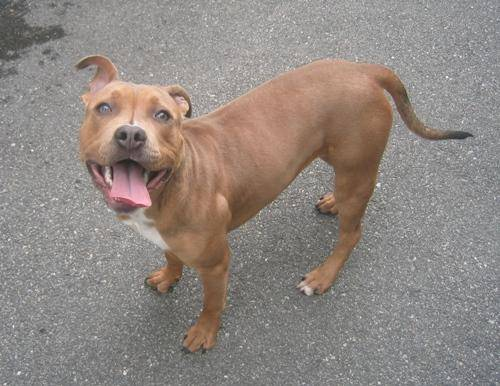
#> input picture dog.14.jpg, 500 x 386 px
$ jupyter execute Numpy_Strides.ipynb
#> lines starting #> are read from the running program, lines starting #| are printed output that depends on the picture
[cell 1]
import numpy as np
import cv2
from numpy.lib import stride_tricks
import matplotlib.pyplot as plt

[cell 2]
### here 16 stands for bits
## say "dtype= ___number", then nuber of bytes each item will take is number/8
## ie each item will occupy memory of 16/8=2 bytes.!!
## eg dtype=float64, then item will take 8-bytes of memory.!

############ NOTE BYTES WILL BE SAME IRRESPECTIVE IF ITS UINT OR INT OR FLOAT ###########

# X = np.array([[1,2,3,4,5],[11,22,33,44,55],[111,222,333,444,555]], dtype='float16')
X = np.array([[0,1,2],[3,4,5]], dtype='int16')
print("bytesize of each element ",X.itemsize)

[cell 3]
# Numpy arrays are stored in a single contiguous (continuous) block of memory.
# There are two key concepts relating to memory: dimensions and strides.
# Strides are the number of bytes you need to step in each dimension when traversing the array.
print(X.strides)

#### AS U GO FURTHER U WILL KNOW WHAT IT SIGNIFYS.!!!

[cell 4]
### now (6,2) actually tells u that :-
## u need to skip 6 bytes to acess this array [3,4,5]
## u need to skip 2 bytes to access the elements in [0,1,2]

[cell 5]
s=np.random.randint(0,12,size=(8,19),dtype = np.uint8)
print(s.strides)
# if u want to access those 19-sized vectors u need to have stride 19
# if u want to access an element in those 19-sized vector, the u have stride 1
ss=np.random.randint(0,12,size=(8,19),dtype = np.uint64)
print(ss.strides)
# if u want to access those 19-sized vectors u need to have stride 19*8(each element occupys 8 bytes)
# if u want to access an element in those 19-sized vector, the u have stride 8

#### NOTE   # The stride in the last dimension is always equal to the itemsize.

################# AS U CHANGE THE BYTE-SIZE OF AN ELEMENT, YOUR STRIDES GET MULTIPLYED BY THAT BYTE.

## eg- For s, byte was 1 since bits were 8 .... For ss, byte is 8 since bits are 64..!
## and respectively , strides got multiplyd by that BYTE since u change the BITS value.!!

[cell 6]
qw=np.random.randint(0,25,size=(4,2,5),dtype=np.int8)

## strides will be 10,5,1 here. if u have not understood how, then go back.!
## there's a simple trick to actually find the strides without going into theory,
## but its good to know the theory first and then use the trick.!!

### if u want to know that trick (OR PATTERN), just keep on increasing dimensions
## and print their strides, the pattern will be visible.!!!
print(qw.strides)

[cell 7]
big_arr=np.random.randint(0,25,size=(3,4,5,72),dtype=np.int64)
## guess the strides ehre.!
## 72*5*4, 72*5, 72, 1 if the bits are 8.
## if bits are 64, then [ 72*5*4*8, 72*5*8, 72*8, 1*8 ] will be the strides.
### VERIFYING ABOVE STATEMENT
print("Calculated",72*5*4*8,72*5*8,72*8,1*8,)
print("numpy function",big_arr.strides)

[cell 8]
### NOW COMES NUMPY.STRIDE_TRICKs. BE CAREFUL
## TRY TO UNDERTAND MOST OF THIS, BCUZ ONCE U KNOW THIS BASICS, U CAN CODE CONV,MAXPOOLING, AND WHAT NOT ?? ####

[cell 9]
### say u want ato perform a 10x10 convolution on an image without FOR loops
size=10
img=cv2.imread('dog.14.jpg',0)
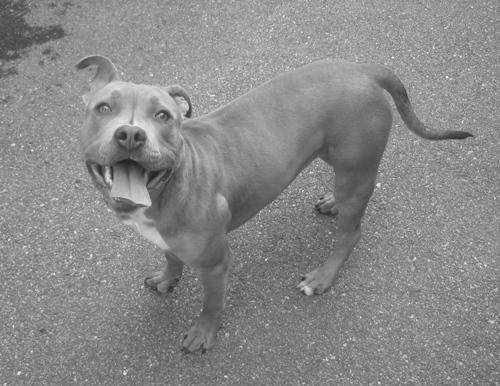
#> img: shape (386, 500); min 31, max 255, mean 137
#img=cv2.resize(img,(500,1000))
shape = (img.shape[0] - size + 1, img.shape[1] - size + 1, size, size)
#> shape = (377, 491, 10, 10)
print('orig img shape',img.shape)
#| orig img shape (386, 500)
print('Shape u want',shape)
#| Shape u want (377, 491, 10, 10)
strides=img.strides*2
#> strides = (500, 1, 500, 1)
print('The strides u lookig for',strides)
#| The strides u lookig for (500, 1, 500, 1)

patches = stride_tricks.as_strided(img, shape=shape, strides=strides)
res_img =np.mean(patches,axis=(-1,-2))
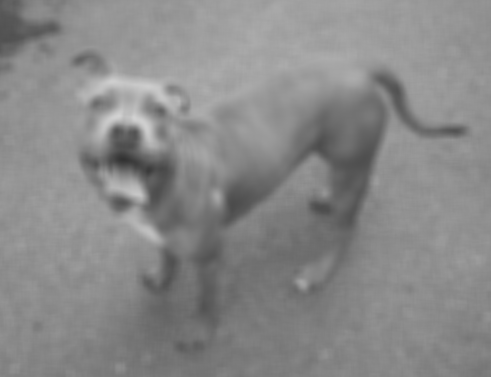
#> res_img: shape (377, 491) float64; min 50.15, max 210.3, mean 137
print(res_img.shape,res_img.dtype)
#| (377, 491) float64
cv2.imshow('Convolved image',res_img.astype(np.uint8))

cv2.imshow('original_img',img)
cv2.waitKey(0)
cv2.destroyAllWindows()

[cell 10]
###### PRACTISIZNG ON 1-D ARRAYS FIRST AND THEN MOVING TO 2-D ARRAYS

##### NOW THIS IS JUST 1-D CONVOLUTION WHICH INCLUDES CHNGINF THE WINDOW SIZE AS WELL AS THE STRIDE LENGTH

x=np.sin(np.arange(0,50,dtype=np.uint8))
size=x.itemsize
window=3
stride=1
new_len=1+(len(x)-window)//stride
print("Shape u get based on stride and window ",new_len,window)
print(x.shape)
new_x = stride_tricks.as_strided(x,shape=(new_len,window),strides=(stride*size,1*size))
#print(new_x)
## if u want to really implement conv whose window is [1,1,1]/3 then just do, np.mean(new_x,axis=1)
conv=np.mean(new_x,axis=1)
plt.plot(x)
plt.plot(conv)
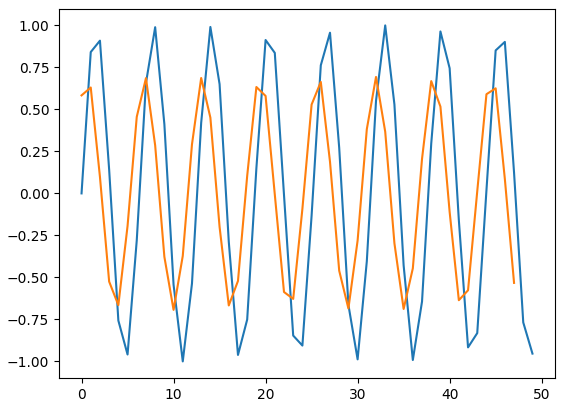
#> figure drawn by matplotlib, 1 panel; curve peaks at x = 33, y = 1; curve peaks at x = 32, y = 0.693

[cell 11]
##### THIS IS A SIMPLE MAXPOOLING EXAMPLE WITH 4X8 ARRAY.
img=np.asarray([[1,2,3,4,5,6,7,8],
                [11,22,33,44,55,66,77,88],
                [111,222,333,444,555,666,777,888],
                [-1,2,-3,-4,-5,-6,-7,-8]])#
bite=img.itemsize
print("img shape is ", img.shape)
stride=2
shape = (img.shape[0]//2, img.shape[1]//2, stride, stride)
print('based on stride, u will get the shape',shape)
print('Strides in img',img.strides)

############ TRY CHANGINF THOSE NUMBERS IF U DONT UNDERSTAND.
#### TWEAK THEM IN  A WAY THAT U WILL UNDERSTAND TO THE FULLEST........!!!!!!!!!!!
max_pool=stride_tricks.as_strided(img,shape=shape,strides=(img.shape[-1]*2*bite,stride*bite,img.shape[-1]*bite,1*bite))

print(max_pool[1,3])
print(img[2:4,6:8])

[cell 12]
### THIS IS MAX-POOLING ON ANY IMAGE BUT GRAYSCALE
img=cv2.imread('dog.14.jpg',0)
h,w=img.shape[:2]
#> h = 386; w = 500
bite=img.itemsize
#> bite = 1
print("img shape is ", h,w)
#| img shape is  386 500
stride=2
shape = (img.shape[0]//2, img.shape[1]//2, stride, stride)
#> shape = (193, 250, 2, 2)
print('based on stride, u will get the shape',shape)
#| based on stride, u will get the shape (193, 250, 2, 2)
print('Strides in img',img.strides)
#| Strides in img (500, 1)
max_pool=stride_tricks.as_strided(img,shape=shape,strides=(w*2*bite,stride*bite,w*bite,1*bite))
cv2.imshow('re',np.max(max_pool,axis=(-1,-2)).astype(np.uint8))#
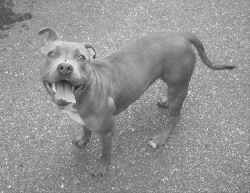
#> window 're': shape (193, 250); min 38, max 255, mean 147.1
cv2.waitKey(0)
cv2.destroyAllWindows()

$ run again, with pugs.jpg copied over dog.14.jpg
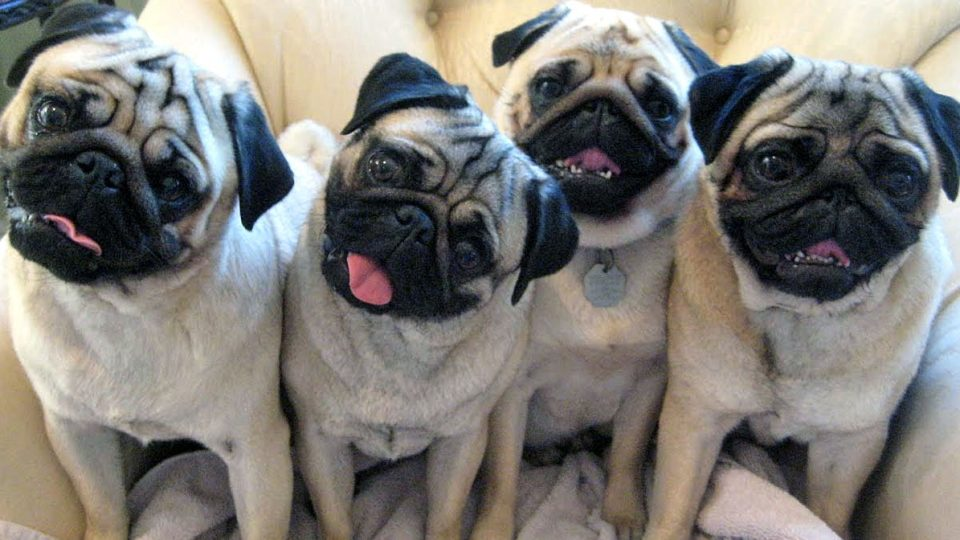
#> input picture pugs.jpg, 960 x 540 px
#| orig img shape (540, 960)
#| Shape u want (531, 951, 10, 10)
#> strides = (960, 1, 960, 1)
#| The strides u lookig for (960, 1, 960, 1)
#> `res_img =np.mean(patches,axis=(-1,-2))`:
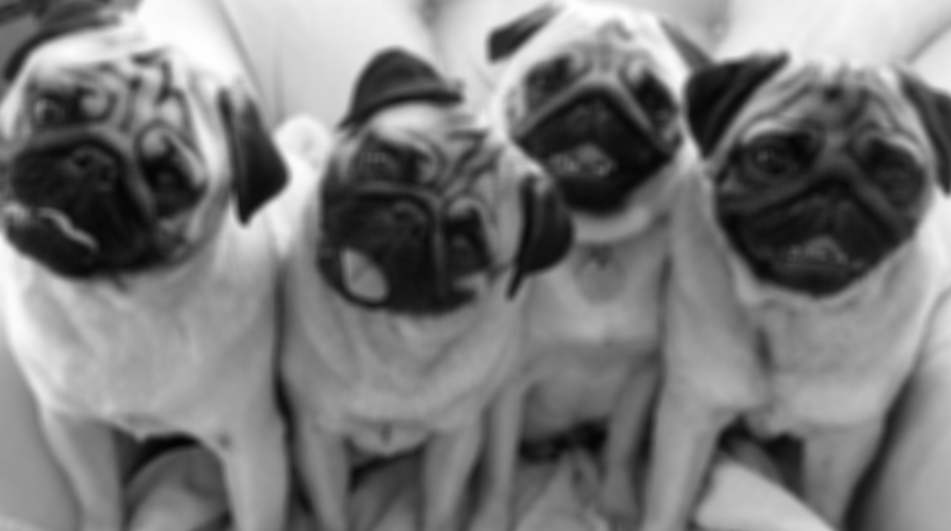
#> res_img: shape (531, 951) float64; min 3.96, max 255, mean 121.3
#| (531, 951) float64
#> bite = 1
#| img shape is  540 960
#| based on stride, u will get the shape (270, 480, 2, 2)
#| Strides in img (960, 1)
#> `cv2.imshow('re',np.max(max_pool,axis=(-1,-2)).astype(np.uint8))#`:
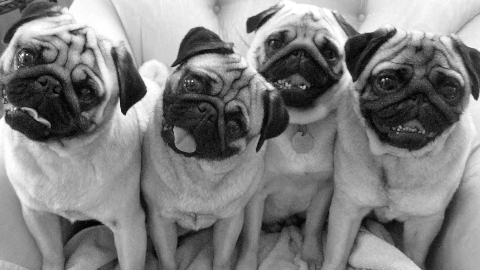
#> window 're': shape (270, 480); min 0, max 255, mean 127.2
